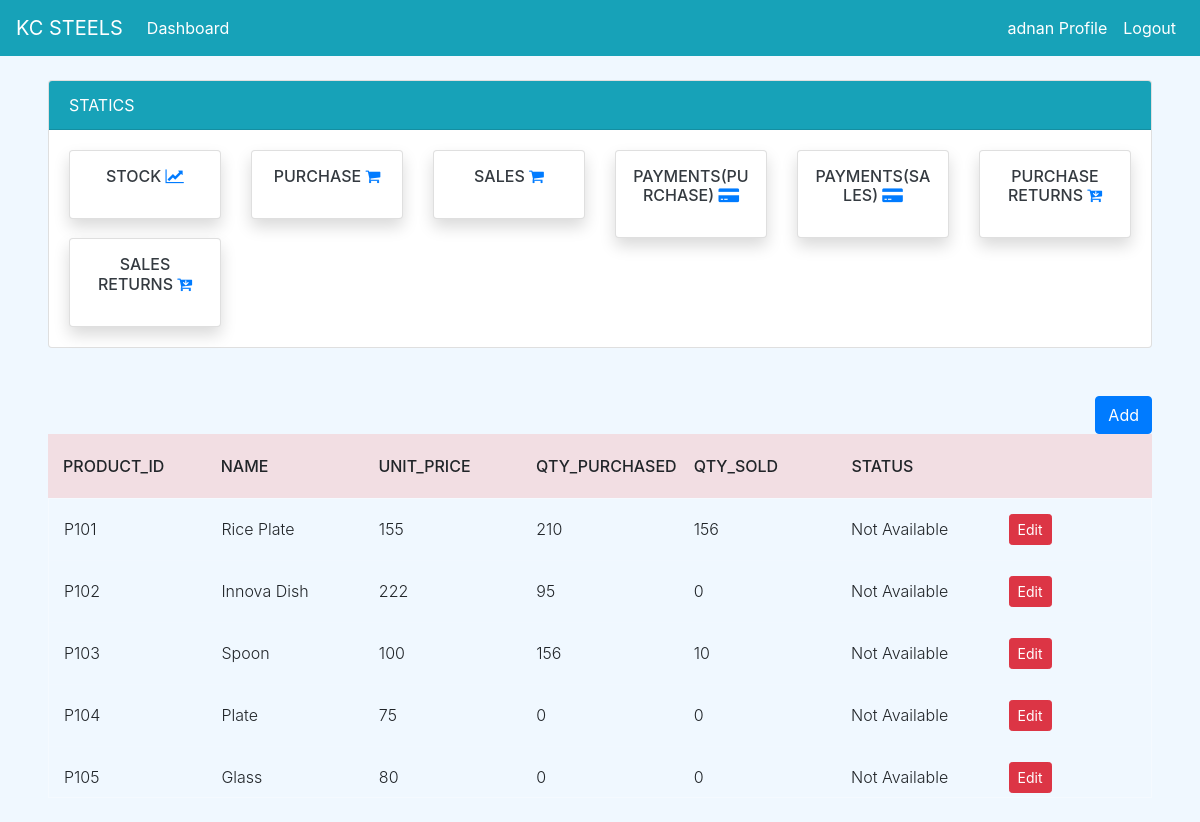
The page /stock/ (signed in) on the database as committed earlier.
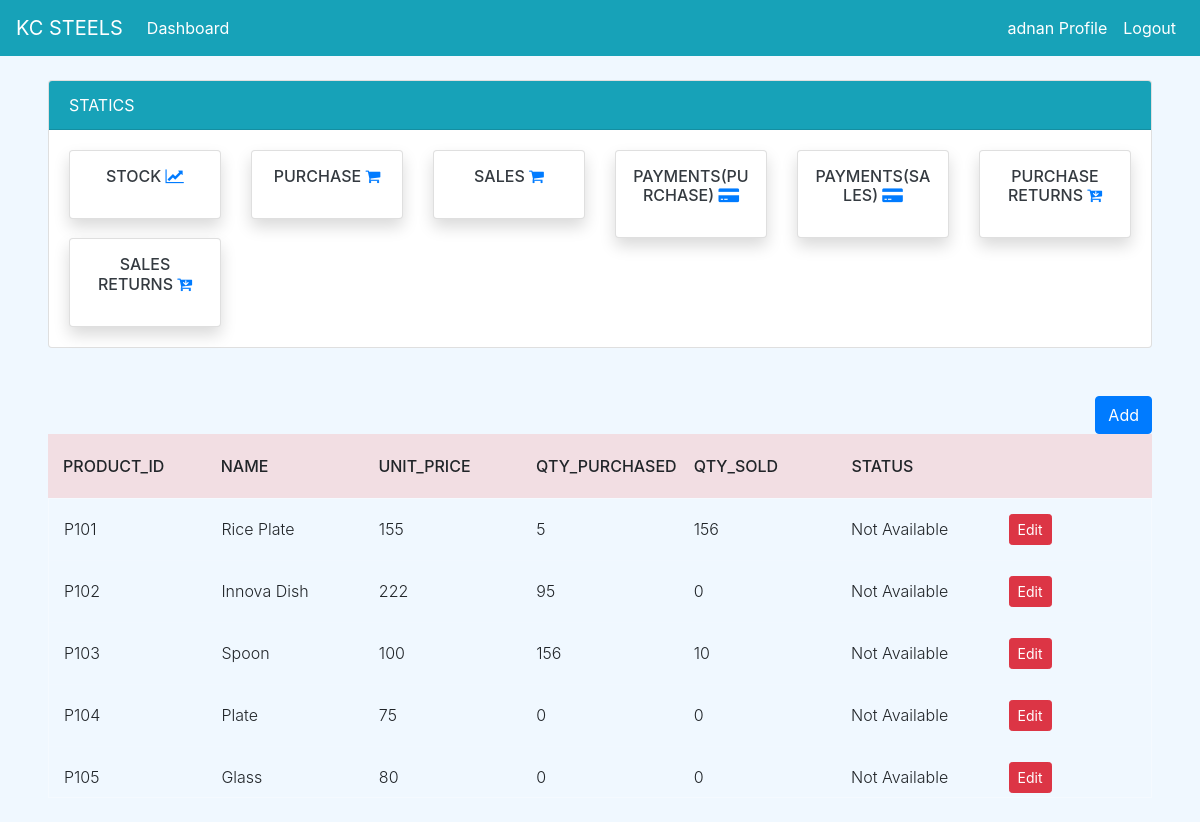
The same page on the database as committed later.
### dashboard/models.py (models this page shows, shortened)
class Item(models.Model):
        item_no = models.IntegerField(null=True)
        item_id = models.CharField(max_length=10,null=True)
        name = models.CharField(max_length=100, null=True, blank=False,unique=True)
        unit_price = models.PositiveBigIntegerField(null=True,blank=True)
        qty_available = models.PositiveIntegerField(null=True, default=0)
        qty_sold = models.PositiveIntegerField(null=True, default=0)
        qty_purchased = models.PositiveIntegerField(null=True, default=0)
        status = models.BooleanField(default=False)

### dashboard/views.py (the view)
# urls.py: path('stock/',views.stock,name='stock'),
@login_required
def stock(request):
    items = Item.objects.all()
    p_id = 101 if Item.objects.count() == 0 else Item.objects.aggregate(max=Max('item_no'))["max"] + 1
    if request.method == 'POST':
        price = request.POST.get('unit_price')
        name = request.POST.get('name')
        form = ItemForm(request.POST)
        if form.is_valid():
            Item(item_no=p_id,item_id=(f'{"P"}{p_id}'),name=name,unit_price=price).save()
    else:
        form = ItemForm
    context = {
        'items': items,
        'form' : form,
    }
    return render(request, 'dashboard/stock.html',context)

### templates/dashboard/stock.html (shortened to what this page needs)
{% extends 'partial/base.html' %}
{% load crispy_forms_tags %}
{% block content %}
{% if user.is_authenticated and user.is_superuser %}
{% else %}
{% include 'partial/topnav_staff.html'%}
<div class="mx-5">
    <div class="row my-4">
          <div class="col mt-4 text-right">
            <button type="button" class="btn btn-primary" data-toggle="modal" data-target="#P_Add">
              Add
            </button>
        </div>
          <div class="col-md-12">
                <div class="tbl-header">
                  <table cellpadding="0" cellspacing="0" border="0">
                    <thead>
                      <tr>
                        <th scope="col">Product_id</th>
                        <th scope="col">Name</th>
                        <th scope="col">Unit_Price</th>
                        <th scope="col">qty_purchased</th>
                        <th scope="col">QTY_Sold</th>
                        <th scope="col">Status</th>
						<th scope="col"></th>
                      </tr>
                    </thead>
                  </table>
                </div>
                <div class="tbl-content">
                  <table cellpadding="0" cellspacing="0" border="0">
                    <tbody>
                      {% for item in items %}
                        <tr>
                          <td>{{ item.item_id }}</td>
                          <td>{{ item.name }}</td>
                          <td>{{ item.unit_price }}</td>
                          <td>{{ item.qty_purchased }}</td>
                          <td>{{ item.qty_sold }}</td>
                          {% if item.status == True %}
                          <td>Available</td>
                          {% else %}
                          <td>Not Available</td>
                          {% endif %}
						  <td scope="row"><a class="btn btn-danger btn-sm" href="{% url 'stock_update' item.id %}">Edit</a></td>
                        </tr>
                      {% endfor %}
                    </tbody>
                  </table>
          </div>
      </div>
</div>
{% endif %}
{% endblock %}

Rows that differ between the two databases and show on the page:
changed Item "Rice Plate": qty_purchased "210" → "5"
